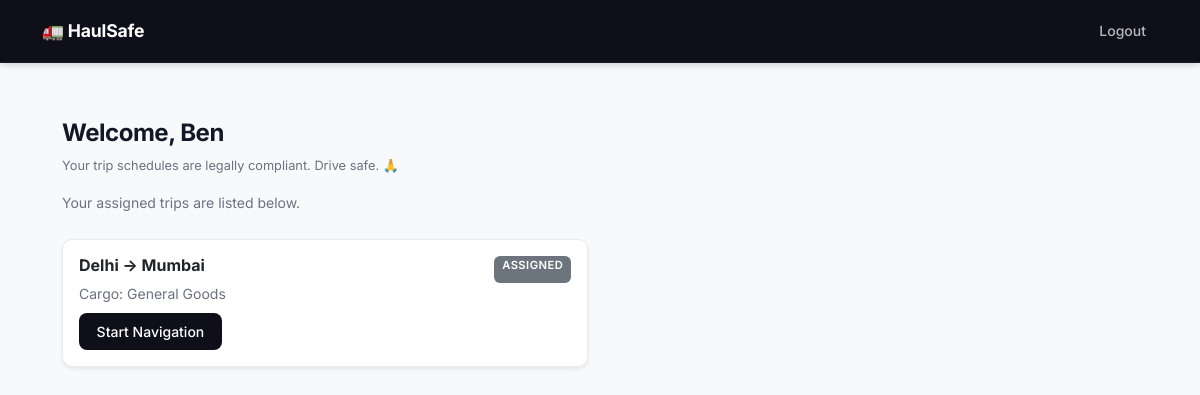
/driver (signed in), run on an earlier commit of the app's database.
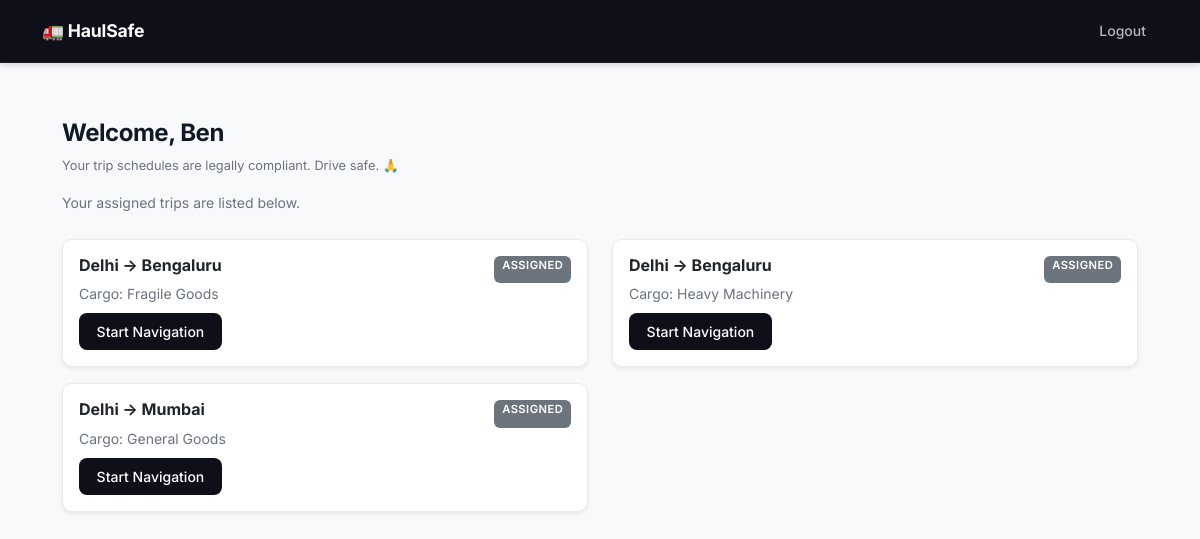
And on a later commit of the database.
### tables this page shows
CREATE TABLE trips (
            id INTEGER PRIMARY KEY AUTOINCREMENT,
            manager_id INTEGER NOT NULL,
            driver_id INTEGER,
            origin TEXT NOT NULL,
            destination TEXT NOT NULL,
            cargo_type TEXT NOT NULL,
            cargo_fragile INTEGER DEFAULT 0,
            cargo_temp_sensitive INTEGER DEFAULT 0,
            status TEXT DEFAULT 'planned',
            created_at TIMESTAMP DEFAULT CURRENT_TIMESTAMP,
            FOREIGN KEY (manager_id) REFERENCES users(id),
            FOREIGN KEY (driver_id) REFERENCES users(id)
        );

### driver.py (the view)
@driver_bp.route('/driver')
@driver_required
def dashboard():
    db = get_db()
    trips = db.execute(
        'SELECT * FROM trips WHERE driver_id = ? ORDER BY created_at DESC',
        (session['user_id'],)
    ).fetchall()
    db.close()
    return render_template('driver_dashboard.html', trips=trips)

### database.py (called while the page is built)
def get_db():
    db = sqlite3.connect("haulsafe.db")
    db.row_factory = sqlite3.Row
    return db

### driver.py (called while the page is built)
def driver_required(f):
    @wraps(f)
    def decorated(*args, **kwargs):
        if not session.get('user_id') or session.get('role') != 'driver':
            return redirect('/login')
        return f(*args, **kwargs)
    return decorated

### templates/driver_dashboard.html (shortened to what this page needs)
{% extends "layout.html" %}
{% block content %}
<div class="mb-4">
    <h2 class="fw-bold">Welcome, {{ session['user_name'] }}</h2>
    <p class="text-muted mb-3" style="font-size:0.8rem;">Your trip schedules are legally compliant. Drive safe. 🙏</p>
    <p class="text-muted">Your assigned trips are listed below.</p>
</div>
{% if trips %}
    <div class="row">
        {% for trip in trips %}
        <div class="col-md-6 mb-3">
            <div class="card shadow-sm">
                <div class="card-body">
                    <div class="d-flex justify-content-between">
                        <h6 class="fw-bold">{{ trip['origin'] }} → {{ trip['destination'] }}</h6>
                        <span class="badge bg-secondary">{{ trip['status'] }}</span>
                    </div>
                    <p class="text-muted mb-2">Cargo: {{ trip['cargo_type'] }}</p>
                    <a href="/driver/trip/{{ trip['id'] }}" class="btn btn-sm btn-dark">Start Navigation</a>
                </div>
            </div>
        </div>
        {% endfor %}
    </div>
{% else %}
    <div class="text-center py-5 text-muted">
        <p>No trips assigned to you yet.</p>
        <p>Your logistics manager will assign a trip to you.</p>
    </div>
{% endif %}
{% endblock %}

### templates/layout.html (shortened to what this page needs)
<!DOCTYPE html>
<html lang="en">
<head>
    <link href="https://cdn.jsdelivr.net/npm/bootstrap@5.3.0/dist/css/bootstrap.min.css" rel="stylesheet">
    <link rel="stylesheet" href="https://unpkg.com/leaflet@1.9.4/dist/leaflet.css" />
    <link rel="stylesheet" href="{{ url_for('static', filename='css/style.css') }}">
</head>
<body>
<nav class="navbar navbar-expand-lg navbar-dark bg-dark">
    <div class="container">
        <a class="navbar-brand fw-bold" href="/">🚛 HaulSafe</a>
        <div class="navbar-nav ms-auto">
            {% if session.get('user_id') %}
                <a class="nav-link" href="/logout">Logout</a>
            {% else %}
                <a class="nav-link" href="/login">Login</a>
                <a class="nav-link" href="/register">Register</a>
            {% endif %}
        </div>
    </div>
</nav>
<main class="container mt-4">
    {% block content %}{% endblock %}
</main>
</body>
</html>

### static/css/style.css (style rules this page uses)
:root { --color-bg: #f8f9fa; --color-surface: #ffffff; --color-border: #e9ecef; --color-text-primary: #111827; --color-text-secondary: #6b7280; --color-accent: #1a1a2e; --color-accent-light: #f0f0f5; --color-success: #16a34a; --color-warning: #d97706; --color-danger: #dc2626; --radius: 10px; --shadow-sm: 0 1px 3px rgba(0,0,0,0.07), 0 1px 2px rgba(0,0,0,0.05); --shadow-md: 0 4px 12px rgba(0,0,0,0.08); --transition: 0.18s ease; }
*, *::before, *::after { box-sizing: border-box; }
body { font-family: 'Inter', -apple-system, BlinkMacSystemFont, sans-serif; background-color: var(--color-bg); color: var(--color-text-primary); font-size: 15px; line-height: 1.6; -webkit-font-smoothing: antialiased; }
.navbar { background-color: #0f0f1a !important; border-bottom: 1px solid rgba(255,255,255,0.06); padding: 0.75rem 0; box-shadow: 0 1px 8px rgba(0,0,0,0.2); }
.navbar-brand { font-size: 1.1rem; font-weight: 700; letter-spacing: -0.01em; color: #ffffff !important; }
.nav-link { font-size: 0.875rem; font-weight: 500; color: rgba(255,255,255,0.7) !important; transition: color var(--transition); padding: 0.4rem 0.75rem !important; border-radius: 6px; }
main.container { max-width: 1100px; padding-top: 2rem; padding-bottom: 3rem; }
h1, h2 { font-weight: 700; letter-spacing: -0.02em; color: var(--color-text-primary); }
h2 { font-size: 1.5rem; }
.text-muted { color: var(--color-text-secondary) !important; font-size: 0.875rem; }
.card { background: var(--color-surface); border: 1px solid var(--color-border); border-radius: var(--radius); box-shadow: var(--shadow-sm); transition: box-shadow var(--transition); }
.btn { font-family: 'Inter', sans-serif; font-size: 0.875rem; font-weight: 500; border-radius: 8px; padding: 0.5rem 1.1rem; transition: all var(--transition); border: none; cursor: pointer; }
.btn-dark { background-color: #0f0f1a; color: #ffffff; }
.badge { font-size: 0.7rem; font-weight: 600; letter-spacing: 0.04em; text-transform: uppercase; padding: 0.35em 0.7em; border-radius: 6px; }

What changed in the data, as far as the page shows it:
added trips: origin "Delhi", destination "Bengaluru", status "ASSIGNED", cargo_type "Fragile Goods"
added trips: origin "Delhi", destination "Bengaluru", status "ASSIGNED", cargo_type "Heavy Machinery"
